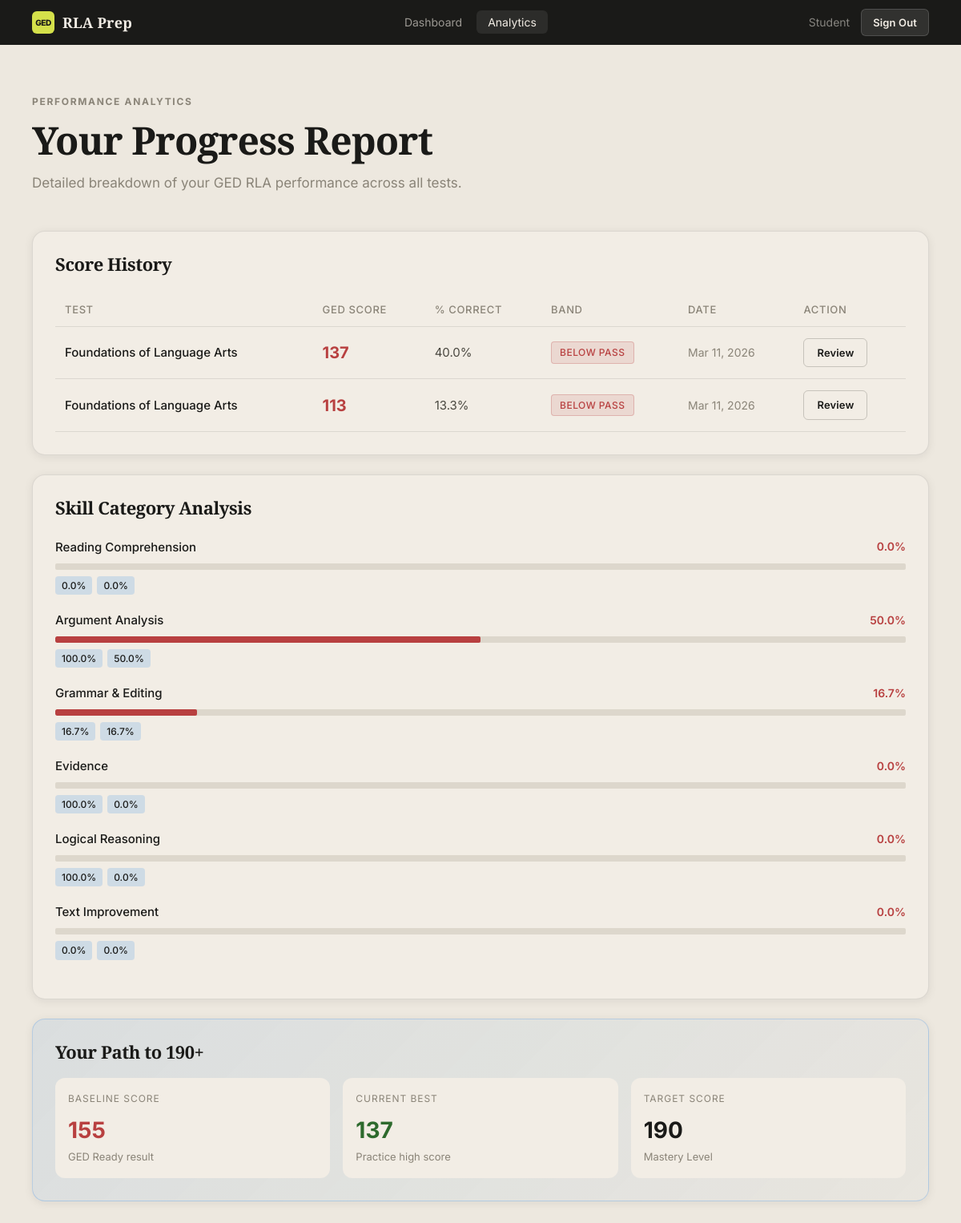
The app's page /dashboard/analytics/ (signed in) with its own data.
### exam/models.py (models this page shows, shortened)
class TestAttempt(models.Model):
    STATUS_CHOICES = [
        ('in_progress', 'In Progress'),
        ('completed', 'Completed'),
        ('timed_out', 'Timed Out'),
        ('abandoned', 'Abandoned'),
    ]
    user = models.ForeignKey(User, on_delete=models.CASCADE, related_name='test_attempts')
    test = models.ForeignKey(PracticeTest, on_delete=models.CASCADE, related_name='attempts')
    status = models.CharField(max_length=20, choices=STATUS_CHOICES, default='in_progress')
    started_at = models.DateTimeField(default=timezone.now)
    completed_at = models.DateTimeField(null=True, blank=True)
    time_taken_seconds = models.IntegerField(null=True, blank=True)
    raw_score = models.IntegerField(null=True, blank=True)
    percentage_score = models.FloatField(null=True, blank=True)
    estimated_ged_score = models.IntegerField(null=True, blank=True)
    reading_comprehension_score = models.FloatField(null=True, blank=True)
    argument_analysis_score = models.FloatField(null=True, blank=True)
    grammar_editing_score = models.FloatField(null=True, blank=True)
    evidence_based_score = models.FloatField(null=True, blank=True)
    logical_reasoning_score = models.FloatField(null=True, blank=True)
    text_improvement_score = models.FloatField(null=True, blank=True)
    current_question = models.IntegerField(default=1)
    flagged_questions = models.TextField(default='[]')
    time_remaining_seconds = models.IntegerField(null=True, blank=True)
    class Meta:
        ordering = ['-started_at']

class PracticeTest(models.Model):
    number = models.IntegerField(unique=True)
    title = models.CharField(max_length=200)
    difficulty_label = models.CharField(max_length=50)
    time_limit_minutes = models.IntegerField(default=150)
    description = models.TextField(blank=True)
    is_active = models.BooleanField(default=True)
    created_at = models.DateTimeField(auto_now_add=True)
    class Meta:
        ordering = ['number']

class UserProfile(models.Model):
    user = models.OneToOneField(User, on_delete=models.CASCADE, related_name='profile')
    target_score = models.IntegerField(default=190)
    baseline_score = models.IntegerField(default=155)
    study_streak_days = models.IntegerField(default=0)
    last_study_date = models.DateField(null=True, blank=True)
    total_study_minutes = models.IntegerField(default=0)
    created_at = models.DateTimeField(auto_now_add=True)
    def get_best_score(self):
        attempts = self.user.test_attempts.filter(status='completed')
        if attempts.exists():
            return attempts.order_by('-estimated_ged_score').first().estimated_ged_score
        return None

### dashboard/views.py (the view)
# urls.py: path('analytics/', views.analytics, name='analytics'),
@login_required
def analytics(request):
    attempts = TestAttempt.objects.filter(user=request.user, status='completed').order_by('completed_at')
    profile, _ = UserProfile.objects.get_or_create(user=request.user)
    chart_data = []
    for a in attempts:
        chart_data.append({
            'test': f'Test {a.test.number}',
            'ged_score': a.estimated_ged_score,
            'percentage': a.percentage_score,
            'date': a.completed_at.strftime('%b %d') if a.completed_at else '',
        })
    skill_history = {}
    for a in attempts:
        for cat, label in [
            ('reading_comprehension_score', 'Reading Comprehension'),
            ('argument_analysis_score', 'Argument Analysis'),
            ('grammar_editing_score', 'Grammar & Editing'),
            ('evidence_based_score', 'Evidence'),
            ('logical_reasoning_score', 'Logical Reasoning'),
            ('text_improvement_score', 'Text Improvement'),
        ]:
            val = getattr(a, cat)
            if val is not None:
                if label not in skill_history:
                    skill_history[label] = []
                skill_history[label].append(val)
    return render(request, 'dashboard/analytics.html', {
        'attempts': attempts,
        'chart_data': chart_data,
        'skill_history': skill_history,
        'profile': profile,
    })

### templates/dashboard/analytics.html (shortened to what this page needs)
{% extends 'base.html' %}
{% load static %}
{% block content %}
<div class="container">
  <div class="dashboard-hero">
    <p class="hero-greeting">Performance Analytics</p>
    <h1 class="hero-title">Your Progress Report</h1>
    <p class="hero-sub">Detailed breakdown of your GED RLA performance across all tests.</p>
  </div>
  {% if not attempts %}
  <div class="card" style="text-align:center;padding:48px;">
    <div style="font-size:3rem;margin-bottom:16px;">&#128202;</div>
    <h2 style="color:var(--text-primary);margin-bottom:12px;">No Data Yet</h2>
    <p style="color:var(--text-tertiary);margin-bottom:24px;">Complete at least one practice test to see your analytics.</p>
    <a href="{% url 'exam:start_exam' 1 %}" class="btn btn-primary">Start Practice Test 1</a>
  </div>
  {% else %}
  <div class="card mb-24">
    <div class="section-header" style="margin-bottom:24px;">
      <h2 class="section-title" style="font-size:1.375rem;">Score History</h2>
    </div>
    <div style="overflow-x:auto;">
      <table style="width:100%;border-collapse:collapse;">
        <thead>
          <tr style="border-bottom:1px solid var(--border-primary);">
            <th style="text-align:left;padding:10px 12px;font-size:0.8125rem;color:var(--text-tertiary);font-weight:500;text-transform:uppercase;letter-spacing:0.05em;">Test</th>
            <th style="text-align:left;padding:10px 12px;font-size:0.8125rem;color:var(--text-tertiary);font-weight:500;text-transform:uppercase;letter-spacing:0.05em;">GED Score</th>
            <th style="text-align:left;padding:10px 12px;font-size:0.8125rem;color:var(--text-tertiary);font-weight:500;text-transform:uppercase;letter-spacing:0.05em;">% Correct</th>
            <th style="text-align:left;padding:10px 12px;font-size:0.8125rem;color:var(--text-tertiary);font-weight:500;text-transform:uppercase;letter-spacing:0.05em;">Band</th>
            <th style="text-align:left;padding:10px 12px;font-size:0.8125rem;color:var(--text-tertiary);font-weight:500;text-transform:uppercase;letter-spacing:0.05em;">Date</th>
            <th style="text-align:left;padding:10px 12px;font-size:0.8125rem;color:var(--text-tertiary);font-weight:500;text-transform:uppercase;letter-spacing:0.05em;">Action</th>
          </tr>
        </thead>
        <tbody>
          {% for attempt in attempts %}
          <tr style="border-bottom:1px solid var(--border-primary);">
            <td style="padding:14px 12px;font-size:0.9375rem;color:var(--text-primary);font-weight:500;">{{ attempt.test.title }}</td>
            <td style="padding:14px 12px;"><span style="font-size:1.25rem;font-weight:700;color:{% if attempt.estimated_ged_score >= 175 %}var(--accent-green){% elif attempt.estimated_ged_score >= 145 %}var(--accent-orange){% else %}var(--accent-red){% endif %}">{{ attempt.estimated_ged_score|default:"—" }}</span></td>
            <td style="padding:14px 12px;font-size:0.9375rem;color:var(--text-secondary);">{{ attempt.percentage_score|default:"—" }}%</td>
            <td style="padding:14px 12px;">
              {% if attempt.estimated_ged_score %}{% if attempt.estimated_ged_score >= 175 %}<span class="badge badge-green">Mastery</span>{% elif attempt.estimated_ged_score >= 165 %}<span class="badge badge-green">College Ready</span>{% elif attempt.estimated_ged_score >= 145 %}<span class="badge badge-orange">Passing</span>{% else %}<span class="badge badge-red">Below Pass</span>{% endif %}{% endif %}
            </td>
            <td style="padding:14px 12px;font-size:0.875rem;color:var(--text-tertiary);">{{ attempt.completed_at|date:"M d, Y"|default:"—" }}</td>
            <td style="padding:14px 12px;"><a href="{% url 'exam:results' attempt.id %}" class="btn btn-secondary btn-sm">Review</a></td>
          </tr>
          {% endfor %}
        </tbody>
      </table>
    </div>
  </div>
  {% if skill_history %}
  <div class="card mb-24">
    <div class="section-header" style="margin-bottom:24px;">
      <h2 class="section-title" style="font-size:1.375rem;">Skill Category Analysis</h2>
    </div>
    {% for label, scores in skill_history.items %}
    <div style="margin-bottom:20px;">
      <div style="display:flex;justify-content:space-between;align-items:center;margin-bottom:8px;">
        <span style="font-size:0.9375rem;font-weight:500;color:var(--text-primary);">{{ label }}</span>
        {% with latest=scores|last %}<span style="font-size:0.875rem;font-weight:600;color:{% if latest >= 80 %}var(--accent-green){% elif latest >= 60 %}var(--accent-orange){% else %}var(--accent-red){% endif %}">{{ latest }}%</span>{% endwith %}
      </div>
      {% with latest=scores|last %}
      <div class="progress-bar" style="height:8px;"><div class="progress-fill" style="width:{{ latest }}%;background:{% if latest >= 80 %}var(--accent-green){% elif latest >= 60 %}var(--accent-orange){% else %}var(--accent-red){% endif %}"></div></div>
      {% endwith %}
      <div style="display:flex;gap:6px;margin-top:8px;">
        {% for s in scores %}<div style="background:rgba(0,113,227,0.15);border-radius:4px;padding:2px 8px;font-size:0.75rem;color:var(--accent-blue);font-weight:500;">{{ s }}%</div>{% endfor %}
      </div>
    </div>
    {% endfor %}
  </div>
  {% endif %}
  <div class="card mb-24" style="background:linear-gradient(135deg,rgba(0,113,227,0.08),rgba(0,113,227,0.02));border-color:rgba(0,113,227,0.2);">
    <div class="section-header" style="margin-bottom:20px;"><h2 class="section-title" style="font-size:1.375rem;">Your Path to 190+</h2></div>
    <div style="display:grid;grid-template-columns:repeat(auto-fit,minmax(180px,1fr));gap:16px;">
      <div style="background:var(--bg-card);border-radius:12px;padding:16px;">
        <div style="font-size:0.75rem;color:var(--text-tertiary);text-transform:uppercase;letter-spacing:0.08em;margin-bottom:8px;">Baseline Score</div>
        <div style="font-size:1.75rem;font-weight:700;color:var(--accent-red);">{{ profile.baseline_score }}</div>
        <div style="font-size:0.8125rem;color:var(--text-tertiary);">GED Ready result</div>
      </div>
      <div style="background:var(--bg-card);border-radius:12px;padding:16px;">
        <div style="font-size:0.75rem;color:var(--text-tertiary);text-transform:uppercase;letter-spacing:0.08em;margin-bottom:8px;">Current Best</div>
        <div style="font-size:1.75rem;font-weight:700;color:var(--accent-green);">{{ profile.get_best_score|default:"—" }}</div>
        <div style="font-size:0.8125rem;color:var(--text-tertiary);">Practice high score</div>
      </div>
      <div style="background:var(--bg-card);border-radius:12px;padding:16px;">
        <div style="font-size:0.75rem;color:var(--text-tertiary);text-transform:uppercase;letter-spacing:0.08em;margin-bottom:8px;">Target Score</div>
        <div style="font-size:1.75rem;font-weight:700;color:var(--accent-blue);">{{ profile.target_score }}</div>
        <div style="font-size:0.8125rem;color:var(--text-tertiary);">Mastery Level</div>
      </div>
    </div>
  </div>
  {% endif %}
</div>
{% endblock %}

### templates/base.html (shortened to what this page needs)
{% load static %}
<!DOCTYPE html>
<html lang="en">
<head>
  <link rel="stylesheet" href="{% static 'css/main.css' %}">
</head>
<body>
<nav class="navbar">
  <div class="navbar-inner">
    <a href="{% url 'dashboard:home' %}" class="navbar-brand">
      <div class="brand-icon">GED</div>
      RLA Prep
    </a>
    {% if user.is_authenticated %}
    <ul class="navbar-links">
      <li><a href="{% url 'dashboard:home' %}" {% if request.resolver_match.url_name == 'home' %}class="active"{% endif %}>Dashboard</a></li>
      <li><a href="{% url 'dashboard:analytics' %}" {% if request.resolver_match.url_name == 'analytics' %}class="active"{% endif %}>Analytics</a></li>
    </ul>
    <div class="navbar-actions">
      <span class="navbar-user">{{ user.first_name|default:user.username }}</span>
      <a href="/auth/logout/" class="btn btn-sm" style="background:rgba(255,255,255,0.1);color:#f2ede5;border:1px solid rgba(255,255,255,0.15);padding:6px 14px;font-size:0.8125rem;">Sign Out</a>
    </div>
    {% else %}
    <div class="navbar-actions">
      <a href="/auth/login/" class="btn btn-sm" style="background:rgba(255,255,255,0.1);color:#f2ede5;border:1px solid rgba(255,255,255,0.15);padding:6px 14px;font-size:0.8125rem;">Log In</a>
    </div>
    {% endif %}
  </div>
</nav>
<div class="page-wrapper">
  {% block content %}{% endblock %}
</div>
</body>
</html>

### records on screen
TestAttempt: test "Foundations of Language Arts", estimated_ged_score "137", percentage_score "40.0", shows "BELOW PASS", completed_at "Mar 11, 2026", scores "0.0" "100.0" "16.7" "100.0" "100.0" "0.0"
TestAttempt: test "Foundations of Language Arts", estimated_ged_score "113", percentage_score "13.3", shows "BELOW PASS", completed_at "Mar 11, 2026", skill_history "0.0" "50.0" "16.7" "0.0" "0.0" "0.0", scores "0.0" "50.0" "16.7" "0.0" "0.0" "0.0"
UserProfile: baseline_score "155", get_best_score "137", target_score "190"

### other values on screen
{{ user.first_name|default:user.username }} "Student"
{{ label }} "Reading Comprehension" "Argument Analysis" "Grammar & Editing" "Evidence" "Logical Reasoning" "Text Improvement"
